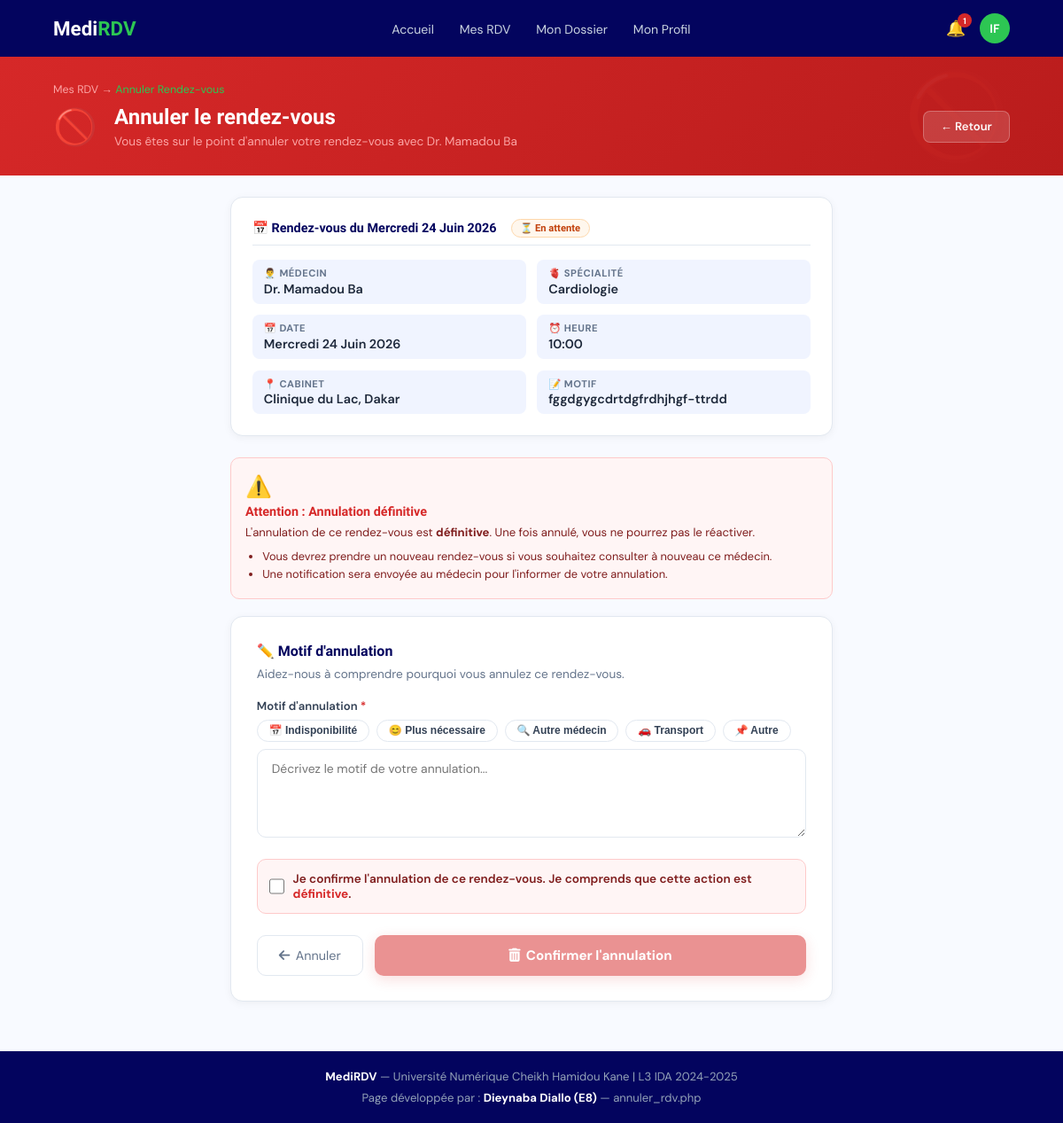
Page /pages/annuler_rdv.php?id=1 (signed in) on the committed database.
### tables this page shows
CREATE TABLE IF NOT EXISTS `patients` (
  `id` int NOT NULL AUTO_INCREMENT,
  `nom` varchar(100) NOT NULL,
  `prenom` varchar(100) NOT NULL,
  `email` varchar(150) NOT NULL,
  `telephone` varchar(20) NOT NULL,
  `date_naissance` date NOT NULL,
  `groupe_sanguin` enum('A+','A-','B+','B-','AB+','AB-','O+','O-') DEFAULT NULL,
  `taille` decimal(5,2) DEFAULT NULL,
  `poids` decimal(5,2) DEFAULT NULL,
  `mot_de_passe` varchar(255) NOT NULL,
  `photo` varchar(255) DEFAULT NULL,
  `statut` enum('actif','suspendu','supprime') DEFAULT 'actif',
  `date_inscription` timestamp NULL DEFAULT CURRENT_TIMESTAMP,
  PRIMARY KEY (`id`),
  UNIQUE KEY `email` (`email`)
);

CREATE TABLE IF NOT EXISTS `rendezvous` (
  `id` int NOT NULL AUTO_INCREMENT,
  `id_patient` int NOT NULL,
  `id_medecin` int NOT NULL,
  `date_rdv` date NOT NULL,
  `heure_rdv` time NOT NULL,
  `motif` text NOT NULL,
  `statut` enum('en_attente','confirme','refuse','annule','termine') DEFAULT 'en_attente',
  `message_medecin` text,
  `motif_annulation` text,
  `date_creation` timestamp NULL DEFAULT CURRENT_TIMESTAMP,
  PRIMARY KEY (`id`),
  UNIQUE KEY `anti_doublon` (`id_medecin`,`date_rdv`,`heure_rdv`),
  KEY `id_patient` (`id_patient`)
);

CREATE TABLE IF NOT EXISTS `medecins` (
  `id` int NOT NULL AUTO_INCREMENT,
  `nom` varchar(100) NOT NULL,
  `prenom` varchar(100) NOT NULL,
  `email` varchar(150) NOT NULL,
  `mot_de_passe` varchar(255) NOT NULL,
  `specialite` varchar(100) NOT NULL,
  `num_ordre` varchar(50) NOT NULL,
  `cabinet` varchar(200) NOT NULL,
  `ville` varchar(100) NOT NULL,
  `telephone` varchar(20) DEFAULT NULL,
  `photo` varchar(255) DEFAULT NULL,
  `biographie` text,
  `statut` enum('en_attente','valide','refuse','suspendu') DEFAULT 'en_attente',
  `date_inscription` timestamp NULL DEFAULT CURRENT_TIMESTAMP,
  PRIMARY KEY (`id`),
  UNIQUE KEY `email` (`email`),
  UNIQUE KEY `num_ordre` (`num_ordre`)
);

### pages/annuler_rdv.php (the view, shortened to what this page needs)
<?php
require_once __DIR__ . '/../includes/connexion.php';
$patient_id = $_SESSION['user_id'];
$stmt = $pdo->prepare("SELECT * FROM patients WHERE id = :id AND statut = 'actif' LIMIT 1");
$stmt->execute([':id' => $patient_id]);
$patient = $stmt->fetch(PDO::FETCH_ASSOC);
$rdv_id = (int)($_GET['id'] ?? 0);
$erreur = '';
$stmt = $pdo->prepare("
    SELECT r.*,
           m.nom AS m_nom, m.prenom AS m_prenom, m.specialite, m.cabinet, m.ville, m.telephone,
           p.nom AS p_nom, p.prenom AS p_prenom
    FROM rendezvous r
    JOIN medecins m ON m.id = r.id_medecin
    JOIN patients p ON p.id = r.id_patient
    WHERE r.id = :id AND r.id_patient = :patient_id
");
$stmt->execute([':id' => $rdv_id, ':patient_id' => $patient_id]);
$rdv = $stmt->fetch(PDO::FETCH_ASSOC);
$jours_fr = ['Monday'=>'Lundi','Tuesday'=>'Mardi','Wednesday'=>'Mercredi',
             'Thursday'=>'Jeudi','Friday'=>'Vendredi','Saturday'=>'Samedi','Sunday'=>'Dimanche'];
$mois_fr = ['January'=>'Janvier','February'=>'Février','March'=>'Mars','April'=>'Avril',
            'May'=>'Mai','June'=>'Juin','July'=>'Juillet','August'=>'Août',
            'September'=>'Septembre','October'=>'Octobre','November'=>'Novembre','December'=>'Décembre'];
function formatDateFr($date, $jours, $mois) {
    $dt = new DateTime($date);
    return $jours[$dt->format('l')] . ' ' . $dt->format('d') . ' ' . $mois[$dt->format('F')] . ' ' . $dt->format('Y');
}
$date_rdv_formatee = formatDateFr($rdv['date_rdv'], $jours_fr, $mois_fr);
$heure_rdv = substr($rdv['heure_rdv'], 0, 5);
$initiales = strtoupper(substr($patient['prenom'], 0, 1) . substr($patient['nom'], 0, 1));
$notif_count = $pdo->query("SELECT COUNT(*) FROM notifications WHERE id_destinataire = $patient_id AND type_user = 'patient' AND lu = 0")->fetchColumn();
?>
<!DOCTYPE html>
<html lang="fr">
<head>
    <link rel="stylesheet" href="https://cdnjs.cloudflare.com/ajax/libs/font-awesome/6.4.0/css/all.min.css">
</head>
<body>
<nav>
    <a href="dashboard_patient.php" class="nav-logo">Medi<span>RDV</span></a>
    <ul class="nav-links" id="navLinks">
        <li><a href="dashboard_patient.php">Accueil</a></li>
        <li><a href="mes_rdv.php">Mes RDV</a></li>
        <li><a href="dossier_patient.php">Mon Dossier</a></li>
        <li><a href="profil_patient.php">Mon Profil</a></li>
    </ul>
    <div style="display:flex;align-items:center;gap:1rem;">
        <a href="notifications.php" class="notif-btn">
            🔔
            <?php if($notif_count > 0): ?>
                <span class="nb"><?=$notif_count?></span>
            <?php endif; ?>
        </a>
        <a href="profil_patient.php" class="avatar">
            <?php if(!empty($patient['photo']) && file_exists(__DIR__.'/../assets/uploads/'.$patient['photo'])): ?>
                <img src="../assets/uploads/<?=htmlspecialchars($patient['photo'])?>" alt="">
            <?php else: ?>
                <?=$initiales?>
            <?php endif; ?>
        </a>
    </div>
</nav>
<div class="page-hdr">
    <div class="breadcrumb">Mes RDV → <span>Annuler Rendez-vous</span></div>
    <div class="hdr-inner">
        <div class="hdr-icon">🚫</div>
        <div class="hdr-text">
            <h1>Annuler le rendez-vous</h1>
            <p>Vous êtes sur le point d'annuler votre rendez-vous avec Dr. <?=htmlspecialchars($rdv['m_prenom'].' '.$rdv['m_nom'])?></p>
        </div>
        <div class="hdr-btns">
            <a href="mes_rdv.php" class="hdr-btn">← Retour</a>
        </div>
    </div>
</div>
<div class="main">
    <div class="rdv-summary">
        <div class="rdv-title">
            📅 Rendez-vous du <?=$date_rdv_formatee?>
            <span class="badge-status <?=$rdv['statut']?>">
                <?php if($rdv['statut'] === 'en_attente'): ?>
                    ⏳ En attente
                <?php elseif($rdv['statut'] === 'confirme'): ?>
                    ✅ Confirmé
                <?php endif; ?>
            </span>
        </div>
        <div class="rdv-grid">
            <div class="rdv-item">
                <span class="label">👨‍⚕️ Médecin</span>
                <span class="value">Dr. <?=htmlspecialchars($rdv['m_prenom'].' '.$rdv['m_nom'])?></span>
            </div>
            <div class="rdv-item">
                <span class="label">🫀 Spécialité</span>
                <span class="value"><?=htmlspecialchars($rdv['specialite'])?></span>
            </div>
            <div class="rdv-item">
                <span class="label">📅 Date</span>
                <span class="value"><?=$date_rdv_formatee?></span>
            </div>
            <div class="rdv-item">
                <span class="label">⏰ Heure</span>
                <span class="value"><?=$heure_rdv?></span>
            </div>
            <div class="rdv-item">
                <span class="label">📍 Cabinet</span>
                <span class="value"><?=htmlspecialchars($rdv['cabinet'])?>, <?=htmlspecialchars($rdv['ville'])?></span>
            </div>
            <div class="rdv-item">
                <span class="label">📝 Motif</span>
                <span class="value"><?=htmlspecialchars($rdv['motif'])?></span>
            </div>
        </div>
    </div>
    <div class="warning-box">
        <div class="icon">⚠️</div>
        <h5>Attention : Annulation définitive</h5>
        <p>L'annulation de ce rendez-vous est <strong>définitive</strong>. Une fois annulé, vous ne pourrez pas le réactiver.</p>
        <ul>
            <li>Vous devrez prendre un nouveau rendez-vous si vous souhaitez consulter à nouveau ce médecin.</li>
            <li>Une notification sera envoyée au médecin pour l'informer de votre annulation.</li>
        </ul>
    </div>
    <div class="form-card">
        <h3>✏️ Motif d'annulation</h3>
        <p class="subtitle">Aidez-nous à comprendre pourquoi vous annulez ce rendez-vous.</p>
        <form method="POST" action="annuler_rdv.php?id=<?=$rdv_id?>" id="annulationForm">
            <div class="form-group">
                <label>Motif d'annulation <span class="req">*</span></label>
                <div class="quick-motifs">
                    <button type="button" class="qm-btn" onclick="selectMotif(this, 'Je ne suis plus disponible à cette date.')">📅 Indisponibilité</button>
                    <button type="button" class="qm-btn" onclick="selectMotif(this, 'Je me sens mieux, la consultation n\'est plus nécessaire.')">😊 Plus nécessaire</button>
                    <button type="button" class="qm-btn" onclick="selectMotif(this, 'J\'ai trouvé un autre médecin.')">🔍 Autre médecin</button>
                    <button type="button" class="qm-btn" onclick="selectMotif(this, 'Problème de transport / déplacement.')">🚗 Transport</button>
                    <button type="button" class="qm-btn" onclick="selectMotif(this, 'Autre motif')">📌 Autre</button>
                </div>
                <textarea name="motif" id="motif" placeholder="Décrivez le motif de votre annulation..." class="<?=$erreur && strpos($erreur, 'motif') !== false ? 'field-error' : ''?>" required><?=htmlspecialchars($_POST['motif'] ?? '')?></textarea>
            </div>
            <div class="confirm-check">
                <input type="checkbox" id="confirmation" name="confirmation" required>
                <label for="confirmation">Je confirme l'annulation de ce rendez-vous. Je comprends que cette action est <strong style="color:var(--red);">définitive</strong>.</label>
            </div>
            <div class="form-actions">
                <a href="mes_rdv.php" class="btn-cancel">
                    <i class="fas fa-arrow-left"></i> Annuler
                </a>
                <button type="submit" class="btn-annuler" id="btnAnnuler" disabled>
                    <i class="fas fa-trash-alt"></i> Confirmer l'annulation
                </button>
            </div>
        </form>
    </div>
</div>
<footer>
    <p><strong>MediRDV</strong> — Université Numérique Cheikh Hamidou Kane | L3 IDA 2024-2025</p>
    <p style="margin-top:.4rem">Page développée par : <strong>Dieynaba Diallo (E8)</strong> — annuler_rdv.php</p>
</footer>
</body>
</html>

### rows in the picture
patients: initiales "IF"
rendezvous: id_medecin.nom "Mamadou Ba", date_rdv "Mercredi 24 Juin 2026", id_medecin.specialite "Cardiologie", heure_rdv "10:00", id_medecin.cabinet "Clinique du Lac", id_medecin.ville "Dakar", motif "fggdgygcdrtdgfrdhjhgf-ttrdd"

### other values in the picture
$notif_count "1"
